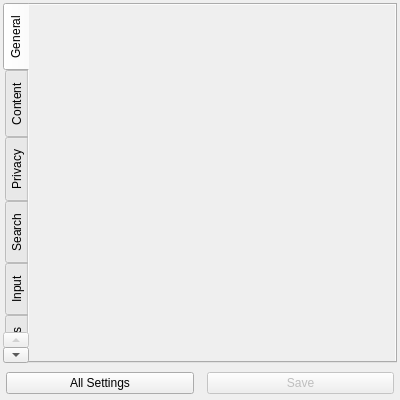
<?xml version="1.0" encoding="UTF-8"?>
<ui version="4.0">
 <class>Otter::PreferencesContentsWidget</class>
 <widget class="QWidget" name="Otter::PreferencesContentsWidget">
  <property name="geometry">
   <rect>
    <x>0</x>
    <y>0</y>
    <width>400</width>
    <height>400</height>
   </rect>
  </property>
  <layout class="QVBoxLayout" name="verticalLayout">
   <property name="leftMargin">
    <number>3</number>
   </property>
   <property name="topMargin">
    <number>3</number>
   </property>
   <property name="rightMargin">
    <number>3</number>
   </property>
   <property name="bottomMargin">
    <number>3</number>
   </property>
   <item>
    <widget class="QTabWidget" name="tabWidget">
     <property name="maximumSize">
      <size>
       <width>1000</width>
       <height>16777215</height>
      </size>
     </property>
     <property name="tabPosition">
      <enum>QTabWidget::West</enum>
     </property>
     <property name="currentIndex">
      <number>0</number>
     </property>
     <widget class="QWidget" name="generalTab">
      <attribute name="title">
       <string>General</string>
      </attribute>
      <layout class="QVBoxLayout" name="generalLayout">
       <property name="leftMargin">
        <number>0</number>
       </property>
       <property name="topMargin">
        <number>0</number>
       </property>
       <property name="rightMargin">
        <number>0</number>
       </property>
       <property name="bottomMargin">
        <number>0</number>
       </property>
       <item>
        <widget class="QScrollArea" name="generalSrollArea">
         <property name="frameShape">
          <enum>QFrame::NoFrame</enum>
         </property>
         <property name="lineWidth">
          <number>0</number>
         </property>
         <property name="widgetResizable">
          <bool>true</bool>
         </property>
         <widget class="QWidget" name="generalSrollAreaWidgetContents">
          <property name="geometry">
           <rect>
            <x>0</x>
            <y>0</y>
            <width>361</width>
            <height>351</height>
           </rect>
          </property>
         </widget>
        </widget>
       </item>
      </layout>
     </widget>
     <widget class="QWidget" name="contentTab">
      <attribute name="title">
       <string>Content</string>
      </attribute>
      <layout class="QVBoxLayout" name="contentLayout">
       <property name="leftMargin">
        <number>0</number>
       </property>
       <property name="topMargin">
        <number>0</number>
       </property>
       <property name="rightMargin">
        <number>0</number>
       </property>
       <property name="bottomMargin">
        <number>0</number>
       </property>
       <item>
        <widget class="QScrollArea" name="contentScrollArea">
         <property name="frameShape">
          <enum>QFrame::NoFrame</enum>
         </property>
         <property name="lineWidth">
          <number>0</number>
         </property>
         <property name="widgetResizable">
          <bool>true</bool>
         </property>
         <widget class="QWidget" name="contntScrollAreaWidgetContents">
          <property name="geometry">
           <rect>
            <x>0</x>
            <y>0</y>
            <width>361</width>
            <height>351</height>
           </rect>
          </property>
         </widget>
        </widget>
       </item>
      </layout>
     </widget>
     <widget class="QWidget" name="privacyTab">
      <attribute name="title">
       <string>Privacy</string>
      </attribute>
      <layout class="QVBoxLayout" name="privacyLayout">
       <property name="leftMargin">
        <number>0</number>
       </property>
       <property name="topMargin">
        <number>0</number>
       </property>
       <property name="rightMargin">
        <number>0</number>
       </property>
       <property name="bottomMargin">
        <number>0</number>
       </property>
       <item>
        <widget class="QScrollArea" name="privacyScrollArea">
         <property name="frameShape">
          <enum>QFrame::NoFrame</enum>
         </property>
         <property name="lineWidth">
          <number>0</number>
         </property>
         <property name="widgetResizable">
          <bool>true</bool>
         </property>
         <widget class="QWidget" name="privacyScrollAreaWidgetContents">
          <property name="geometry">
           <rect>
            <x>0</x>
            <y>0</y>
            <width>361</width>
            <height>351</height>
           </rect>
          </property>
         </widget>
        </widget>
       </item>
      </layout>
     </widget>
     <widget class="QWidget" name="searchTab">
      <attribute name="title">
       <string>Search</string>
      </attribute>
      <layout class="QVBoxLayout" name="searchLayout">
       <property name="leftMargin">
        <number>0</number>
       </property>
       <property name="topMargin">
        <number>0</number>
       </property>
       <property name="rightMargin">
        <number>0</number>
       </property>
       <property name="bottomMargin">
        <number>0</number>
       </property>
       <item>
        <widget class="QScrollArea" name="searchScrollArea">
         <property name="frameShape">
          <enum>QFrame::NoFrame</enum>
         </property>
         <property name="lineWidth">
          <number>0</number>
         </property>
         <property name="widgetResizable">
          <bool>true</bool>
         </property>
         <widget class="QWidget" name="searchScrollAreaWidgetContents">
          <property name="geometry">
           <rect>
            <x>0</x>
            <y>0</y>
            <width>361</width>
            <height>351</height>
           </rect>
          </property>
         </widget>
        </widget>
       </item>
      </layout>
     </widget>
     <widget class="QWidget" name="inputTab">
      <attribute name="title">
       <string>Input</string>
      </attribute>
      <layout class="QVBoxLayout" name="inputLayout">
       <property name="leftMargin">
        <number>0</number>
       </property>
       <property name="topMargin">
        <number>0</number>
       </property>
       <property name="rightMargin">
        <number>0</number>
       </property>
       <property name="bottomMargin">
        <number>0</number>
       </property>
       <item>
        <widget class="QScrollArea" name="inputScrollArea">
         <property name="frameShape">
          <enum>QFrame::NoFrame</enum>
         </property>
         <property name="lineWidth">
          <number>0</number>
         </property>
         <property name="widgetResizable">
          <bool>true</bool>
         </property>
         <widget class="QWidget" name="inputScrollAreaWidgetContents">
          <property name="geometry">
           <rect>
            <x>0</x>
            <y>0</y>
            <width>361</width>
            <height>351</height>
           </rect>
          </property>
         </widget>
        </widget>
       </item>
      </layout>
     </widget>
     <widget class="QWidget" name="websitesTab">
      <attribute name="title">
       <string>Websites</string>
      </attribute>
      <layout class="QVBoxLayout" name="websitesLayout">
       <property name="leftMargin">
        <number>0</number>
       </property>
       <property name="topMargin">
        <number>0</number>
       </property>
       <property name="rightMargin">
        <number>0</number>
       </property>
       <property name="bottomMargin">
        <number>0</number>
       </property>
       <item>
        <widget class="QScrollArea" name="websitesScrollArea">
         <property name="frameShape">
          <enum>QFrame::NoFrame</enum>
         </property>
         <property name="lineWidth">
          <number>0</number>
         </property>
         <property name="widgetResizable">
          <bool>true</bool>
         </property>
         <widget class="QWidget" name="websitesScrollAreaWidgetContents">
          <property name="geometry">
           <rect>
            <x>0</x>
            <y>0</y>
            <width>361</width>
            <height>351</height>
           </rect>
          </property>
         </widget>
        </widget>
       </item>
      </layout>
     </widget>
     <widget class="QWidget" name="advancedTab">
      <attribute name="title">
       <string>Advanced</string>
      </attribute>
      <layout class="QVBoxLayout" name="advancedLayout">
       <property name="leftMargin">
        <number>0</number>
       </property>
       <property name="topMargin">
        <number>0</number>
       </property>
       <property name="rightMargin">
        <number>0</number>
       </property>
       <property name="bottomMargin">
        <number>0</number>
       </property>
       <item>
        <widget class="QScrollArea" name="advancedScrollArea">
         <property name="frameShape">
          <enum>QFrame::NoFrame</enum>
         </property>
         <property name="lineWidth">
          <number>0</number>
         </property>
         <property name="widgetResizable">
          <bool>true</bool>
         </property>
         <widget class="QWidget" name="advancedScrollAreaWidgetContents">
          <property name="geometry">
           <rect>
            <x>0</x>
            <y>0</y>
            <width>361</width>
            <height>351</height>
           </rect>
          </property>
         </widget>
        </widget>
       </item>
      </layout>
     </widget>
    </widget>
   </item>
   <item>
    <widget class="QWidget" name="buttonsWidget" native="true">
     <layout class="QHBoxLayout" name="buttonslLayout">
      <property name="leftMargin">
       <number>3</number>
      </property>
      <property name="topMargin">
       <number>3</number>
      </property>
      <property name="rightMargin">
       <number>3</number>
      </property>
      <property name="bottomMargin">
       <number>3</number>
      </property>
      <item>
       <widget class="QPushButton" name="allSettingsButton">
        <property name="text">
         <string>All Settings</string>
        </property>
       </widget>
      </item>
      <item>
       <spacer name="horizontalSpacer">
        <property name="orientation">
         <enum>Qt::Horizontal</enum>
        </property>
       </spacer>
      </item>
      <item>
       <widget class="QPushButton" name="saveButton">
        <property name="enabled">
         <bool>false</bool>
        </property>
        <property name="text">
         <string>Save</string>
        </property>
       </widget>
      </item>
     </layout>
    </widget>
   </item>
  </layout>
 </widget>
 <resources/>
 <connections/>
</ui>
